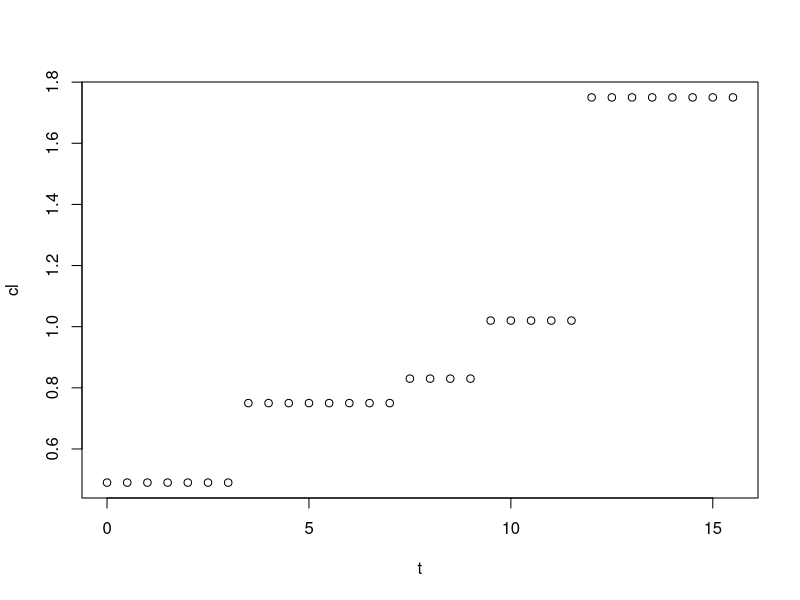
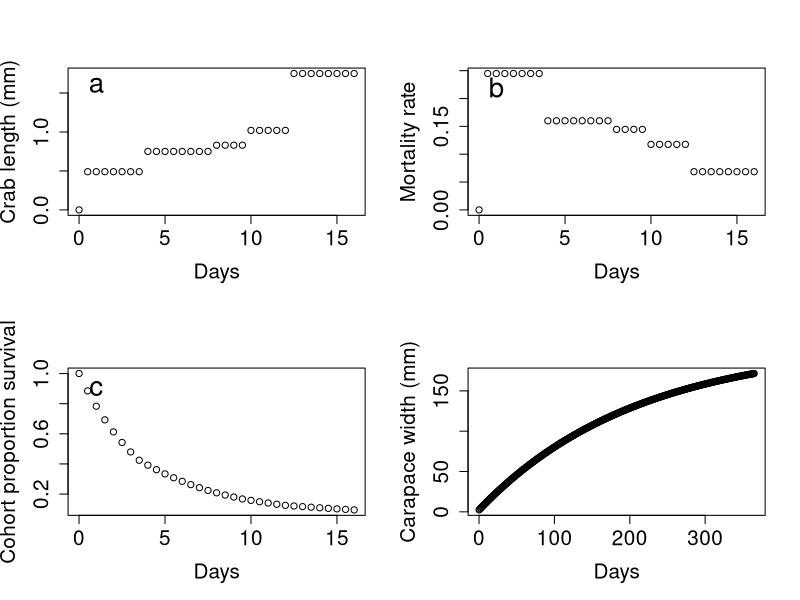
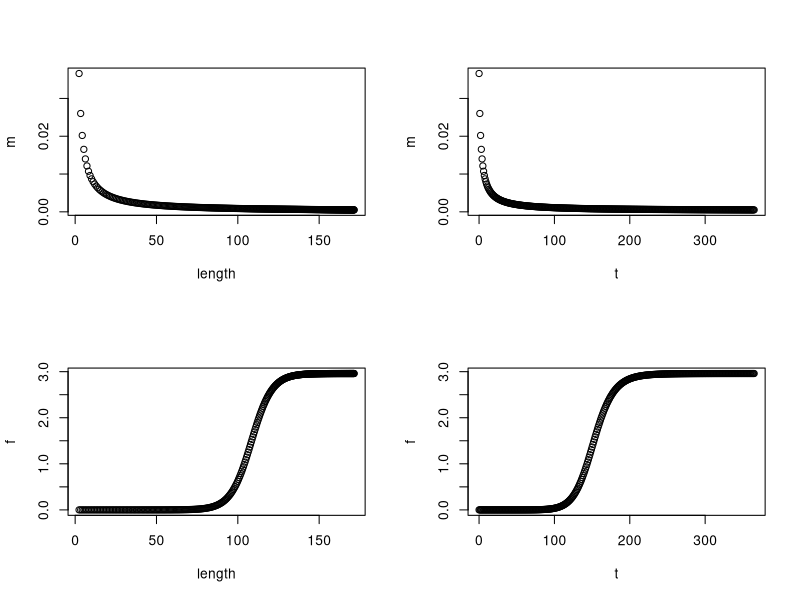
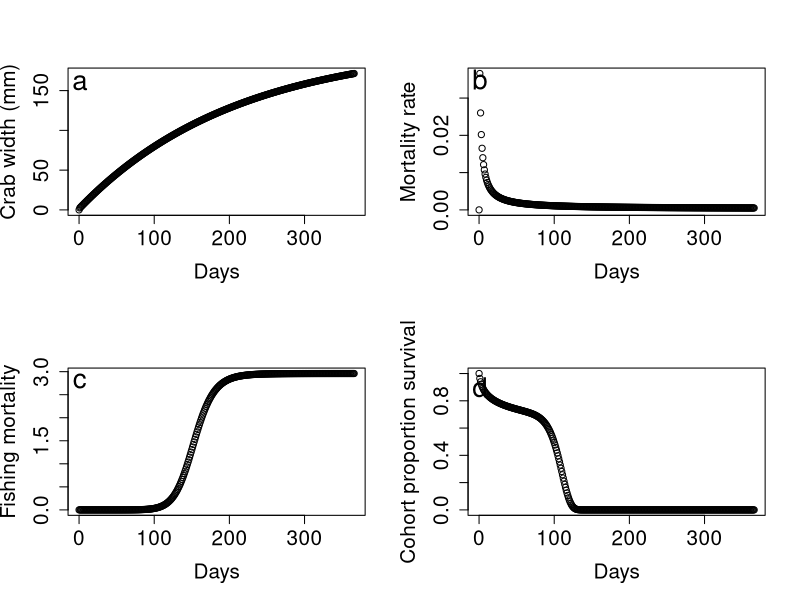
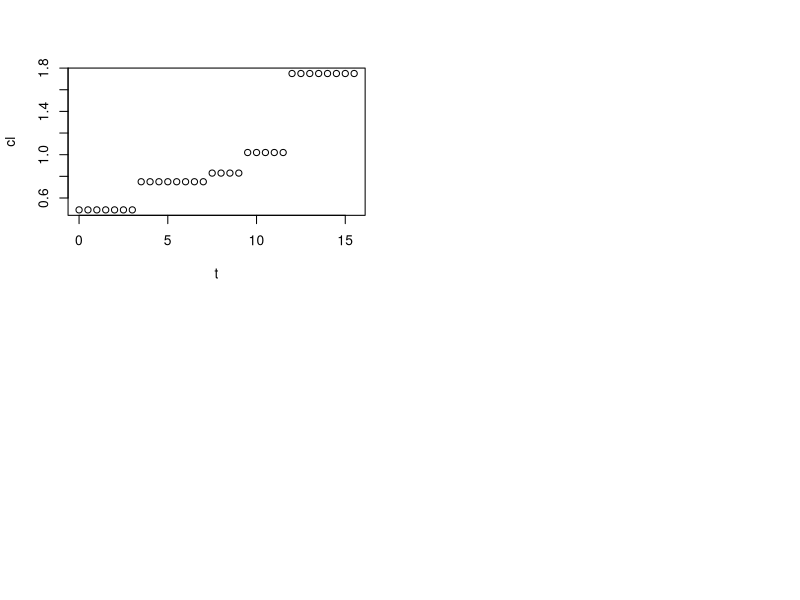
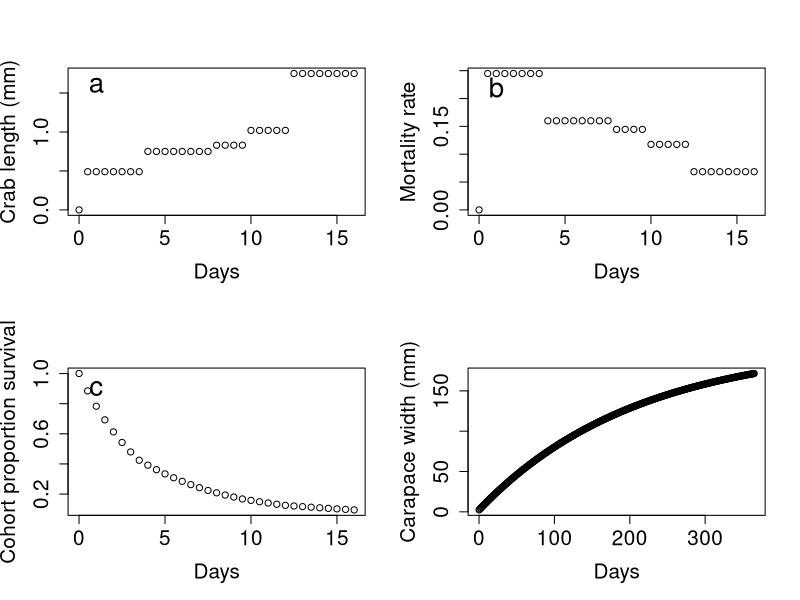
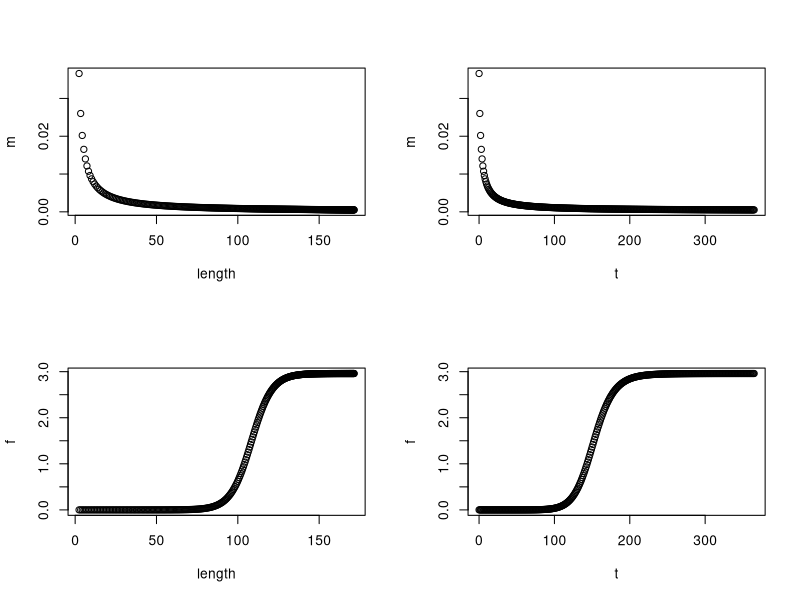
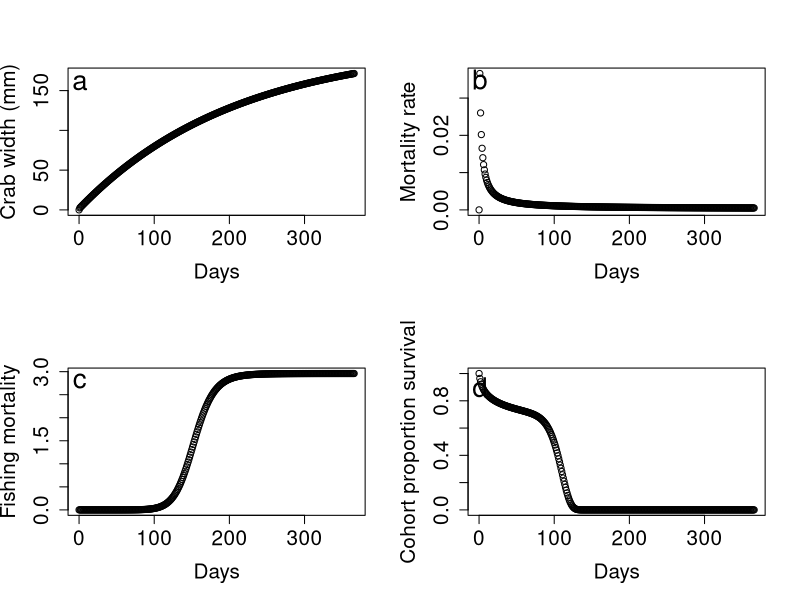

Generate these figures, in order, with R:
###Creating (potentially) final code incorporating both larvae/juveniles stage
	##Have to be careful not to get my variables crossed
	##Also start to incorporate some uncertainty

##What data do we have for growth?
	##Look at the script on "modeling zoea growth" for details but the function is as below
for(k in 1:100)
{
larvae.size=function(t){
	if(t<3.5){
	cl=0.49 #runif(1, 0.44, 0.54)	
	}
	
	else if(t<7.5 & t>=3.5){
	cl= 0.75 #runif(1, 0.72, 0.77)
	}
	
	else if(t<9.5 & t>=7.5){
	cl=0.83 #runif(1, 0.79, 0.87)
	}
	
	else if(t<12 & t>=9.5){
	cl=1.02 #runif(1, 0.98, 1.06)
	}
	
	else if(t<=15.5 & t>=12){
	cl=1.75 #runif(1, 1.69, 1.81)
	}
	
	else print('not larva')
}
t=seq(from =0, to =15.5, by =0.5)
cl=rep(0, length(t))
for(i in 1:length(t))
{
	cl[i]=larvae.size(t[i])
}
plot(cl~t)

##Add in mortality function
mr=0.12 #Got mortality rates from data using 'Calculating mortality rates for larvae' script
lr=1

mortality=function(l){
	m=mr*(lr/l)
}

###Let's create the actual model forloop for total mortality
numbers=function(t, i) {
	num=n.larvae[i]*exp(-(mortality(larvae.size(t)))*delta.t) ###Removed fishing mortrality
}

##Hmm.. for larvae, time span is limited to 15.5 days and in this case, maybe want higher resolution time point (like 0.5 days?)
delta.t=0.5 ##Resolution between time points
t.larvae=seq(from=0, to=15.5, by=delta.t) 
n.larvae=rep(0, length(t))
m.larvae=rep(0, length(t))
s.larvae=rep(0, length(t))

n.larvae[1]=1 ##Starting population size

for(i in 1:length(t.larvae))
{
	n.larvae[i+1]=numbers(t=t.larvae[i], i=i)
	s.larvae[i+1]=larvae.size(t.larvae[i])
	m.larvae[i+1]=mortality(larvae.size(t.larvae[i]))
}

t.1.larvae=c(t.larvae, max(t.larvae)+delta.t)
par(mfrow=(c(2,2)))
plot(s.larvae~t.1.larvae, ylab='Crab length (mm)', xlab='Days',  cex.lab=1.5, cex.axis=1.5)
text(1, 1.6, labels=c('a'), cex=2 )
plot(m.larvae~t.1.larvae, ylab='Mortality rate', xlab='Days', cex.lab=1.5, cex.axis=1.5)
text(1, 0.22, labels=c('b'), cex=2 )
plot(n.larvae~t.1.larvae, ylab='Cohort proportion survival', xlab='Days', cex.lab=1.5, cex.axis=1.5)
text(1, 0.9, labels=c('c'), cex=2 )

larval.data=data.frame(n.larvae,s.larvae,m.larvae)
surv.larvae=larval.data[nrow(larval.data),]$n.larvae
#n~0.09 after larvae (9% survival is decent)




######Code for juveniles: for simplicity sake, I will leave variables as is and only change variable names for larvae
l.inf=mean(c(219.8, 204.1, 208, 211.8, 211, 188.6)) ##average adult size (CW) in mm
l.rel=mean(c(2.38, 2.43)) ##average size at crab stage 1
# K=mean(c(1.82, 1.8, 1.9, 1.7, 1.64, 1.62)) ####Based on the modeled outputs and the results from Josileen and Menon 2005, I'm pretty sure these K values are annual growth rates. So I'm going to divide them by 365 and work in days
K=mean(c(1.82, 1.8, 1.9, 1.7, 1.64, 1.62))/365

size=function(t){
	l=l.inf-(l.inf-l.rel)*exp(-K*t)
}

t=seq(0, 365, by =1) ##assume day
length=size(t)
plot(length~t, ylab='Carapace width (mm)', xlab='Days', cex.axis=1.5, cex.lab=1.5) ##excellent, growth output seems to match paper's data

##Mortality function
mr=0.0176 ###Using values from 'Calculating mortality rates for juveniles'
lr=5

mortality=function(l){
	m=mr*(lr/l)
}
m=mortality(length)
plot(m~length)

plot(m~t)


##Fishing function, may have actual data here=
##Should note that f and m are 'rate' in Nexp(rt) so can be any positive numbers (greater than 1 less than 1, it's all good). But doesn't have any meaningful units. It's not %/time period
f.inf=2.96 #SE 0.315
# # q=-1.58 ##Pretty sure q has to be a negative number or equation should have a (-) sign. Going to make q solely positive and put (-) in equation
q=0.158 ##SE 0.126 ##Maybe I want a different distribution than normal for this parameter (has to be solely positive, gamma or use absolute values)
lc=108.3 ##SE 5.8 #

fishing=function(l) {
	f=f.inf/(1+exp(-q*(l-lc)))
}

f=fishing(length)
plot(f~length)
plot(f~t)

##Construct actual forloop
##Great everything works in theory and really, all I need now is to fill in numbers
numbers=function(t, i) {
	num=n[i]*exp(-(mortality(size(t))+fishing(size(t)))*delta.t)
}

t=seq(from=0, to=365, by=1) ##Need to figure out if starts at 1 or 0 for time. ##Might actually want 0 because that will give reference size for crabs (and relevant parameters following that)
n=rep(0, length(t))
h=rep(0, length(t))
m=rep(0, length(t))
s=rep(0, length(t))
f=rep(0, length(t))

n[1]=1
delta.t=1


for(i in 1:length(t))
{
	n[i+1]=numbers(t=t[i], i=i)
	s[i+1]=size(t[i])
	m[i+1]=mortality(size(t[i]))
	f[i+1]=fishing(size(t[i]))
}

t.1=c(t, max(t)+1)
par(mfrow=(c(2,2)))
plot(s~t.1, ylab='Crab width (mm)', xlab='Days', cex.lab=1.5, cex.axis=1.5)
text(1, 160, labels=c('a'), cex=2 )
plot(m~t.1, ylab='Mortality rate', xlab='Days', cex.lab=1.5, cex.axis=1.5)
text(1, 0.035, labels=c('b'), cex=2 )
plot(f~t.1, ylab='Fishing mortality', xlab='Days', cex.lab=1.5, cex.axis=1.5)
text(1, 2.8, labels=c('c'), cex=2 )
plot(n~t.1, ylab='Cohort proportion survival', xlab='Days', cex.lab=1.5, cex.axis=1.5)
text(1, 0.9, labels=c('d'), cex=2 )

final.data=data.frame(n, m, s,f, t.1)
final.data[final.data$s<100,]$n
surv.juv=final.data[final.data$s<100,]$n[length(final.data[final.data$s<100,]$n)] ##This weird gross piece of code finds the last value for proportion survivng where crabs are right before 100mm

surv.larvae*surv.juv
}